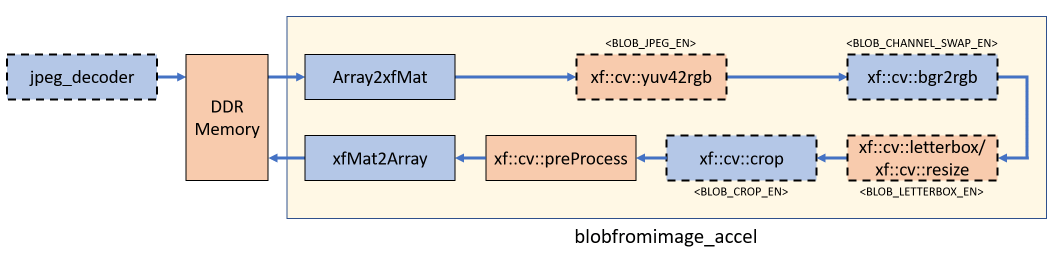
//> input picture examples/waa/plugins/blobfromimage/pl/block_diag_preprocessor.png, 2108 x 539 px (shown at 1/2 size)
$ ./xf_blobfromimage_tb block_diag_preprocessor.png 100 100   (built with g++ and OpenCV 4)
//> lines starting //> are read from the running program, lines starting //| are printed output that depends on the picture
// [15 lines of licence text are left out]

#include "common/xf_headers.hpp"
#include "xf_blobfromimage_config.h"

#include <sys/time.h>

#include "xcl2.hpp"
#include "xf_opencl_wrap.hpp"

int main(int argc, char* argv[]) {

    cv::Mat img_tmp, result_hls;

    if (argc != 4) {
        fprintf(stderr,
                "\n Incorrect Usage. Usage is ./.exe <input image> <output "
                "image height> <output image width>");
        return -1;
    }
    img_tmp = cv::imread(argv[1], 1);
//> img_tmp is the input picture: 539 rows x 2108 cols, CV_8UC3; mean B, G, R 225.6, 230.8, 235.1
    if (!img_tmp.data) {
        fprintf(stderr, "\n image not found");
        return -1;
    }

	cv::Mat img_y,img_u,img_v;
	cv::Mat img;
    int in_width, in_height;
    int out_width, out_height;

    in_width = img_tmp.cols;
//> in_width = 2108
    in_height = img_tmp.rows;
//> in_height = 539

	// Add padding in the input image
    int in_pad = in_width;
//> in_pad = 2108
    int in_stride = in_width + in_pad;
//> in_stride = 4216

	cv::copyMakeBorder(img_tmp, img, 0, 0, 0, (in_stride - in_width), cv::BORDER_CONSTANT, 0);
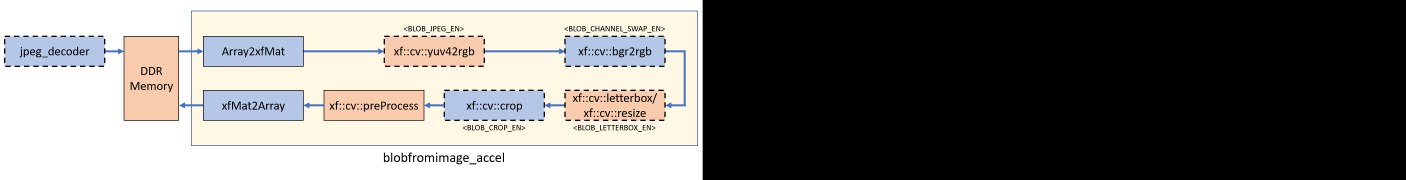
//> img: 539 rows x 4216 cols, CV_8UC3 (shown at 1/3 size); mean B, G, R 112.8, 115.4, 117.6
    cv::imwrite("in_img_pad.png", img);
	#if EN_COLOR_CONV
		img_y = cv::imread("./data/img_y.png",0);
		img_u = cv::imread("./data/img_u.png",0);
		img_v = cv::imread("./data/img_v.png",0);
		in_width = img_u.cols;
		in_height = img_u.rows;
		in_pad = in_width;
		in_stride = in_width + in_pad;
	#else
		img_y = img;
		img_u = img;
		img_v = img;
	#endif

    out_height = atoi(argv[2]);
//> out_height = 100
    out_width = atoi(argv[3]);
//> out_width = 100

	float scale_height = (float)out_height/(float)in_height;
//> scale_height = 0.186
    float scale_width = (float)out_width/(float)in_width;
//> scale_width = 0.0474
	int resize_height, resize_width;
    if(scale_width<scale_height){
    	resize_width = out_width;
//> resize_width = 100
    	resize_height = (int)((float)(in_height*out_width)/(float)in_width);
//> resize_height = 25
    }
    else
    {

    	resize_width = (int)((float)(in_width*out_height)/(float)in_height);
    	resize_height = out_height;
    }

    int roi_posx = 0;
    int roi_posy = 0;
	resize_width = out_width;
	resize_height = out_height;
//> resize_height = 100

    result_hls.create(cv::Size(out_width, out_height), CV_8UC3);

    // Mean and Scale values
    float params[6];
    params[3] = params[4] = params[5] = 0.25; // scale values
    // Mean values
    params[0] = 128.0f;
    params[1] = 128.0f;
    params[2] = 128.0f;

	std::cout<<"Running the blobfromimage_accel"<<std::endl;

    /////////////////////////////////////// CL Wrapper ///////////////////////////////////////
//> (the run ends here: the program needs code that is not available in this run, at `(void)cl_kernel_mgr::registerKernel(`)
